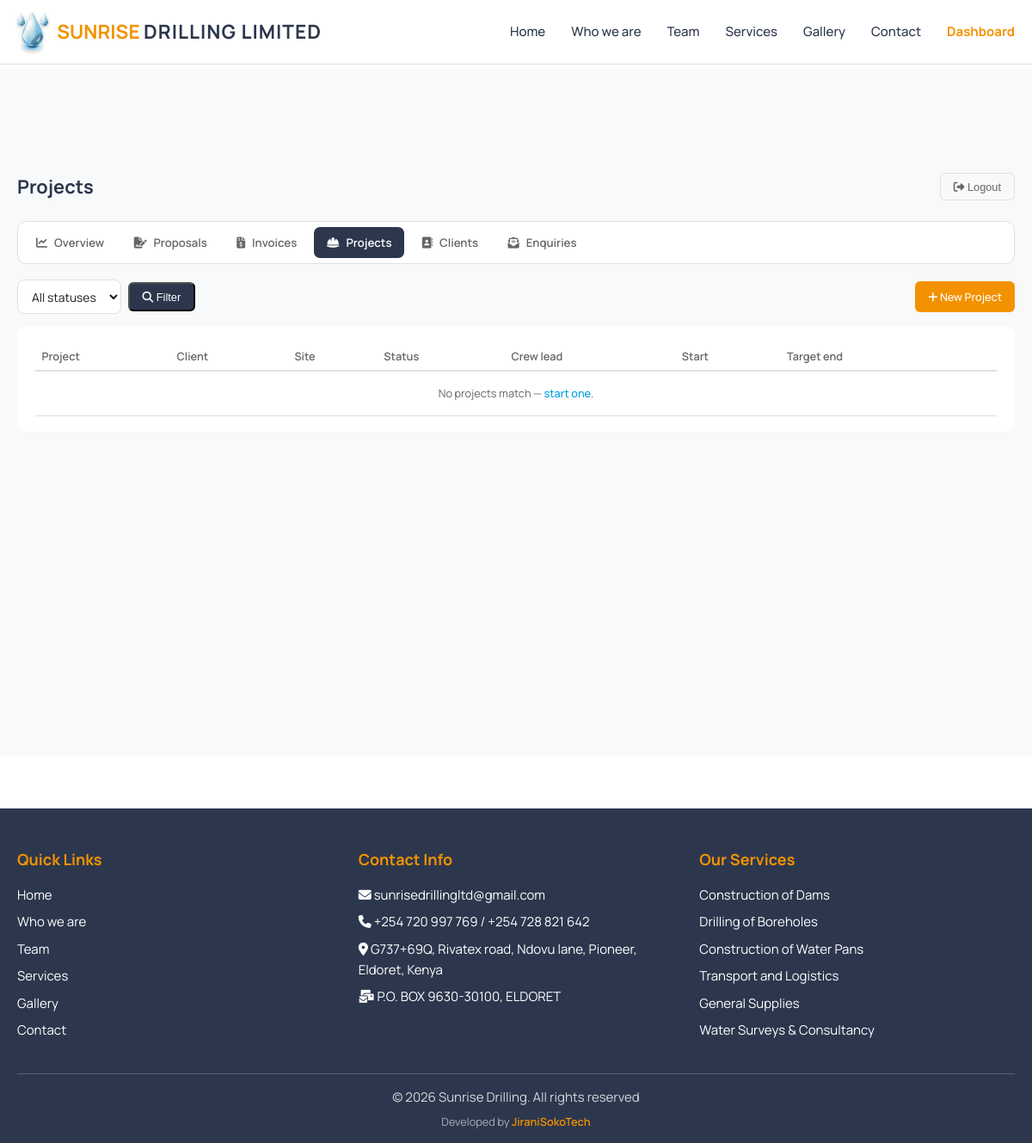
The app's page /dashboard/projects/ (signed in), older data.
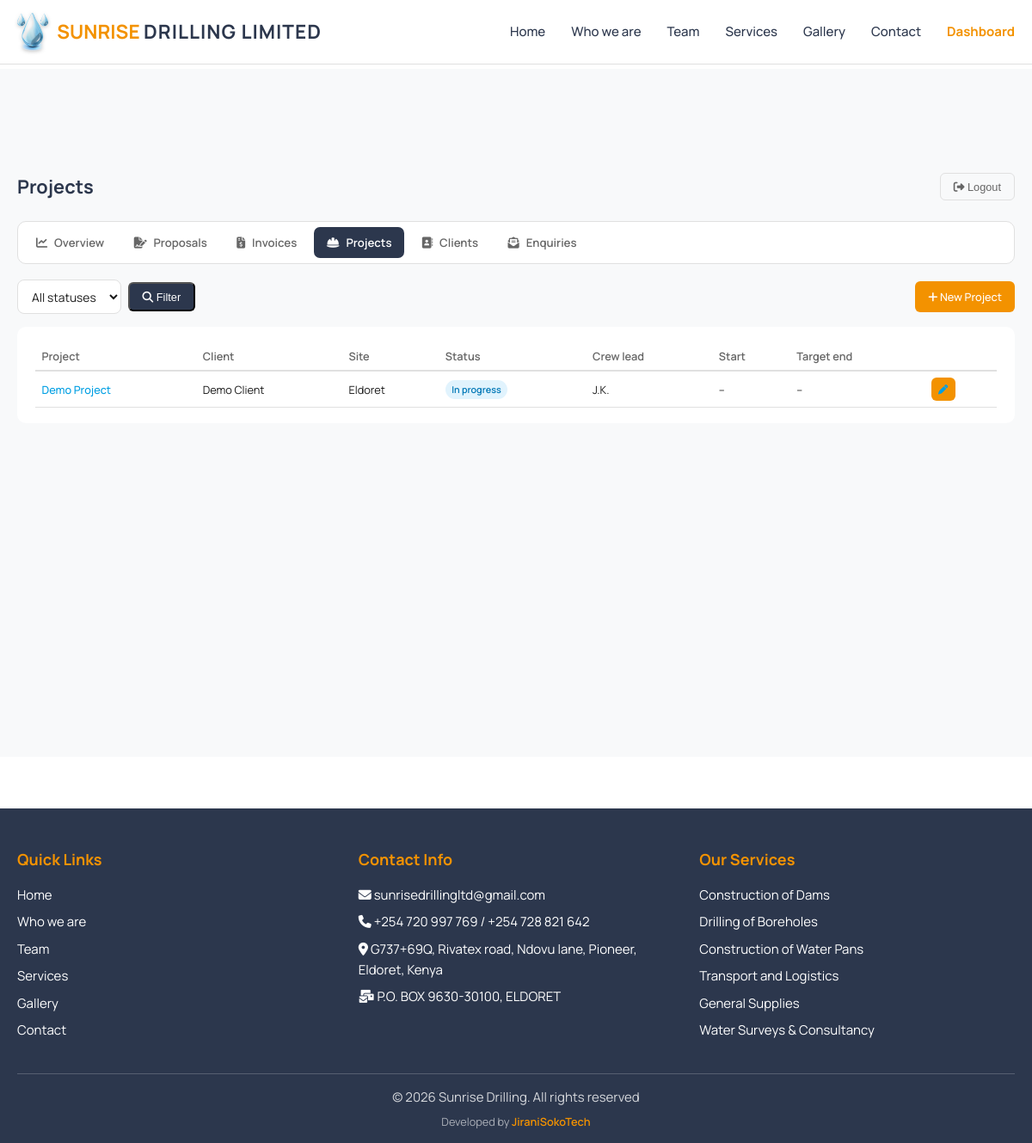
The same page, newer data.
### main/models.py (models this page shows, shortened)
class Service(models.Model):
    title = models.CharField(max_length=200)
    description = models.TextField()
    image = models.ImageField(upload_to='services/images/', blank=True, null=True)
    features = models.TextField(help_text="Enter features as a comma-separated list")
    primary_cta_text = models.CharField(max_length=50, default="Get Quote")
    primary_cta_url = models.CharField(max_length=200, default="main:contact")
    secondary_cta_text = models.CharField(max_length=50, default="View Projects")
    secondary_cta_url = models.CharField(max_length=200, default="main:gallery")
    order = models.PositiveIntegerField(default=0)
    class Meta:
        verbose_name = "Service"
        verbose_name_plural = "Services"
        ordering = ['order']

### business/models.py (models this page shows, shortened)
class Project(models.Model):
    STATUS_PLANNED = 'planned'
    STATUS_IN_PROGRESS = 'in_progress'
    STATUS_ON_HOLD = 'on_hold'
    STATUS_COMPLETED = 'completed'
    STATUS_CHOICES = [
        (STATUS_PLANNED, 'Planned'),
        (STATUS_IN_PROGRESS, 'In progress'),
        (STATUS_ON_HOLD, 'On hold'),
        (STATUS_COMPLETED, 'Completed'),
    ]
    name = models.CharField(max_length=255, help_text="e.g. Kapsoya Farm Borehole")
    client = models.ForeignKey(Client, on_delete=models.PROTECT, related_name='projects')
    proposal = models.ForeignKey(Proposal, null=True, blank=True, on_delete=models.SET_NULL,
                                 related_name='projects',
                                 help_text="The accepted proposal this project executes")
    site_location = models.CharField(max_length=255, blank=True)
    status = models.CharField(max_length=15, choices=STATUS_CHOICES, default=STATUS_PLANNED)
    crew_lead = models.CharField(max_length=200, blank=True, help_text="Site supervisor / crew lead")
    start_date = models.DateField(null=True, blank=True)
    target_end_date = models.DateField(null=True, blank=True)
    completed_on = models.DateField(null=True, blank=True)
    description = models.TextField(blank=True)
    created_at = models.DateTimeField(auto_now_add=True)
    updated_at = models.DateTimeField(auto_now=True)
    class Meta:
        ordering = ['-created_at']

class Client(models.Model):
    name = models.CharField(max_length=200, help_text="Contact person or organisation name")
    company = models.CharField(max_length=200, blank=True)
    email = models.EmailField()
    phone = models.CharField(max_length=30, blank=True)
    address = models.CharField(max_length=255, blank=True)
    notes = models.TextField(blank=True)
    created_at = models.DateTimeField(auto_now_add=True)
    class Meta:
        ordering = ['name']

### business/views.py (the view)
# urls.py: path('projects/', views.project_list, name='project_list'),
@staff_member_required(login_url='business:login')
def project_list(request):
    qs = Project.objects.select_related('client')
    status = request.GET.get('status', '')
    if status:
        qs = qs.filter(status=status)
    return render(request, 'business/project_list.html', {
        'projects': qs[:100], 'status': status,
        'status_choices': Project.STATUS_CHOICES, 'active_tab': 'projects',
    })

### main/context_processors.py (called while the page is built)
def site_content(request):
    return {
        'site_settings': SiteSettings.load(),
        'footer_services': Service.objects.all()[:6],
    }

### main/models.py (called while the page is built)
    @classmethod
    def load(cls):
        obj, _ = cls.objects.get_or_create(pk=1)
        return obj

### templates/business/project_list.html (shortened to what this page needs)
{% extends 'base.html' %}
{% load static %}
{% block extra_css %}
<link rel="stylesheet" href="{% static 'css/dashboard.css' %}">
{% endblock %}
{% block content %}
<section class="dash">
    <div class="container">
        {% include 'business/_dashnav.html' with page_title="Projects" %}
        <div class="dash-toolbar">
            <form method="get" class="dash-filter">
                <select name="status" class="dash-input">
                    <option value="">All statuses</option>
                </select>
                <button type="submit" class="btn-admin"><i class="fas fa-search"></i> Filter</button>
            </form>
            <a href="{% url 'business:project_create' %}" class="btn-admin btn-new"><i class="fas fa-plus"></i> New Project</a>
        </div>
        <div class="panel">
            <table>
                <tr><th>Project</th><th>Client</th><th>Site</th><th>Status</th><th>Crew lead</th><th>Start</th><th>Target end</th><th></th></tr>
                {% for pr in projects %}
                <tr>
                    <td><a href="{% url 'business:project_detail' pr.pk %}">{{ pr.name }}</a></td>
                    <td>{{ pr.client.name }}</td>
                    <td>{{ pr.site_location|default:"–" }}</td>
                    <td><span class="badge badge-{{ pr.status }}">{{ pr.get_status_display }}</span></td>
                    <td>{{ pr.crew_lead|default:"–" }}</td>
                    <td>{{ pr.start_date|date:"d M Y"|default:"–" }}</td>
                    <td>{{ pr.target_end_date|date:"d M Y"|default:"–" }}</td>
                    <td class="row-actions"><a class="btn-mini" href="{% url 'business:project_edit' pr.pk %}" title="Edit"><i class="fas fa-pen"></i></a></td>
                </tr>
                {% empty %}
                <tr><td colspan="8" class="empty">No projects match — <a href="{% url 'business:project_create' %}">start one</a>.</td></tr>
                {% endfor %}
            </table>
        </div>
    </div>
</section>
{% endblock %}

### templates/base.html (shortened to what this page needs)
{% load static %}
<!DOCTYPE html>
<html lang="en">
<head>
    <link rel="stylesheet" href="https://cdnjs.cloudflare.com/ajax/libs/font-awesome/6.4.0/css/all.min.css">
    {% block extra_css %}{% endblock %}
</head>
<body>
    <header class="header">
        <div class="container">
            <div class="header-content">
                <a href="{% url 'main:home' %}" class="logo">
                    <img src="{% static 'images/logo-drop-sm.png' %}" alt="Sunrise Drilling Limited logo">
                    <span class="logo-text"><span class="logo-sunrise">SUNRISE</span> <span class="logo-rest">DRILLING LIMITED</span></span>
                </a>
                <nav>
                    <ul class="nav-menu" id="navMenu">
                        <li><a href="{% url 'main:home' %}">Home</a></li>
                        <li><a href="{% url 'main:about' %}">Who we are</a></li>
                        <li><a href="{% url 'main:team' %}">Team</a></li>
                        <li><a href="{% url 'main:services' %}">Services</a></li>
                        <li><a href="{% url 'main:gallery' %}">Gallery</a></li>
                        <li><a href="{% url 'main:contact' %}">Contact</a></li>
                        {% if user.is_staff %}
                        <li><a href="{% url 'business:dashboard' %}" style="color: var(--primary-orange); font-weight: 700;">Dashboard</a></li>
                        {% endif %}
                    </ul>
                </nav>
            </div>
        </div>
    </header>
    <main class="main-content">
        {% block content %}{% endblock %}
    </main>
    <footer class="footer">
        <div class="container">
            <div class="footer-content">
                <div class="footer-section">
                    <h3>Quick Links</h3>
                    <a href="{% url 'main:home' %}">Home</a>
                    <a href="{% url 'main:about' %}">Who we are</a>
                    <a href="{% url 'main:team' %}">Team</a>
                    <a href="{% url 'main:services' %}">Services</a>
                    <a href="{% url 'main:gallery' %}">Gallery</a>
                    <a href="{% url 'main:contact' %}">Contact</a>
                </div>
                <div class="footer-section">
                    <h3>Contact Info</h3>
                    <p><i class="fas fa-envelope"></i> {{ site_settings.email }}</p>
                    <p><i class="fas fa-phone"></i> {{ site_settings.phone_primary }}{% if site_settings.phone_secondary %} / {{ site_settings.phone_secondary }}{% endif %}</p>
                    <p><i class="fas fa-map-marker-alt"></i> {{ site_settings.physical_address }}</p>
                    <p><i class="fas fa-mail-bulk"></i> {{ site_settings.postal_address }}</p>
                </div>
                <div class="footer-section">
                    <h3>Our Services</h3>
                    {% for service in footer_services %}
                    <p>{{ service.title }}</p>
                    {% endfor %}
                </div>
            </div>
            <div class="footer-bottom">
                <p>&copy; {% now "Y" %} {{ site_settings.copyright_text }}</p>
                <p class="footer-credit">Developed by
                    <a href="https://jiranisokotech.co.ke" target="_blank" rel="noopener">JiraniSokoTech</a>
                </p>
            </div>
        </div>
    </footer>
</body>
</html>

Row changes from the older to the newer data that the page shows:
added Project: name "Demo Project", client.name "Demo Client", site_location "Eldoret", status "In progress", crew_lead "J.K.", start_date "–", target_end_date "–"
Text that changed along with them:
text no longer shown: "No projects match — start one ."
